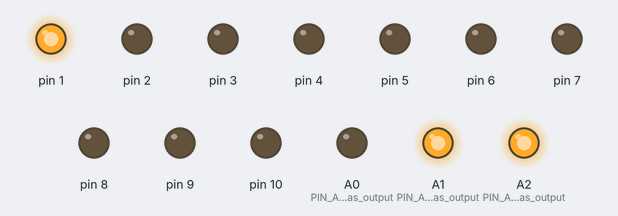
The sketch below on a simulated Arduino Uno, built with avr-gcc and run on an emulated ATmega328P. Shown: output pins drawn as LEDs (lit = HIGH).

Above: at 0.1 s.
At 2.1 s:
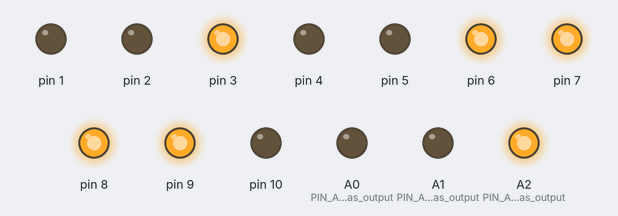
At 4.5 s:
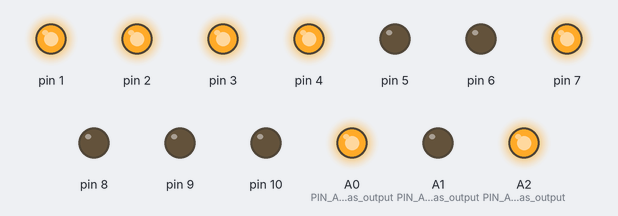
At 6.7 s:
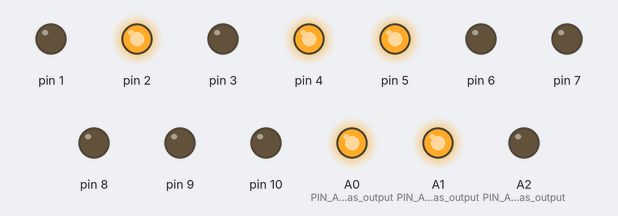
At 9.1 s:
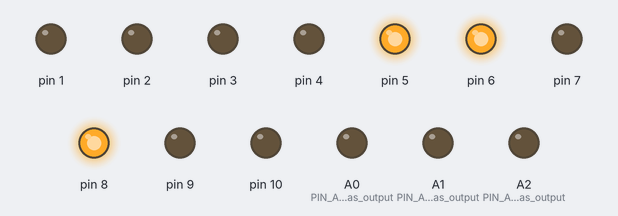
At 18.3 s:
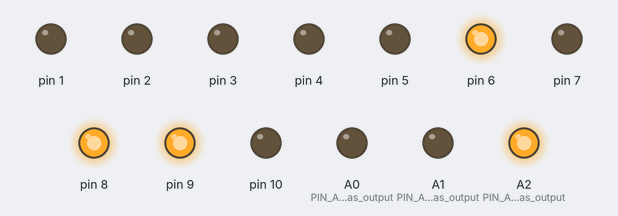
Timing chart, 0 to 18.6 s (numbered marks = the images above):
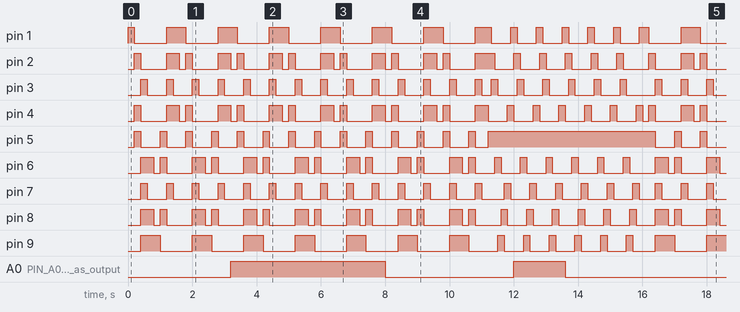

Measured:
- by itself, pin 1–6, pin 9: moves between LOW and HIGH, repeating every 16.0 s
- by itself, pin 7: moves between LOW and HIGH, repeating every 5.6 s
- by itself, pin 8: moves between LOW and HIGH, repeating every 12.8 s
- by itself, A0 (PIN_A0_set_as_output): LOW → HIGH at 3.2 s, → LOW 4.8 s later, → HIGH 4.0 s later, → LOW 1.6 s later, … (9 changes in this stretch)
- by itself, A2 (PIN_A2_set_as_output): repeats every 16.0 s: LOW 6.4 s, HIGH 1.6 s, LOW 3.2 s, HIGH 4.8 s
- by itself, A1 (PIN_A1_set_as_output): repeats every 16.0 s: LOW 4.8 s, HIGH 1.6 s, LOW 3.2 s, HIGH 0.80 s, LOW 0.80 s, HIGH 0.80 s, LOW 2.4 s, HIGH 1.6 s

The sketch:

Just_wave_and_spin_boys.ino
```cpp
void setup() {
  for (int i = 1; i <= 10; i++) {
    pinMode(i, OUTPUT); // PINS 2-10 are set as output
  }
  pinMode(A0, OUTPUT); // PIN A0 set as output
  pinMode(A1, OUTPUT); // PIN A1 set as output
  pinMode(A2, OUTPUT); // PIN A2 set as output
}

int wave[8][5] {{2}, {3,5,6}, {4,7,10,9,8}, {7,10,9}, {10}, {7,6,9}, {8,5,2,3,4}, {5,2,3}};

void loop() {

  //WAVE
 for (int i = 1; i <= 7; i++) {
   switch(i) {
      case 1:
      digitalWrite(A0, LOW); // layer 1 of cube is enabled
      digitalWrite(A1, HIGH); // layer 2 of cube is disabled
      digitalWrite(A2, HIGH); // layer 3 of cube is disabled
      break;

      case 2:
      digitalWrite(A0, LOW); // layer 1 of cube is enabled
      digitalWrite(A1, LOW); // layer 2 of cube is enabled
      digitalWrite(A2, HIGH); // layer 3 of cube is disabled
      break;

      case 3:
      digitalWrite(A0, HIGH); // layer 1 of cube is disabled
      digitalWrite(A1, LOW); // layer 2 of cube is enabled
      digitalWrite(A2, HIGH); // layer 3 of cube is disabled
      break;

      case 4:
      digitalWrite(A0, HIGH); // layer 1 of cube is disabled
      digitalWrite(A1, LOW); // layer 2 of cube is enabled
      digitalWrite(A2, LOW); // layer 3 of cube is enabled
      break;

      case 5:
      digitalWrite(A0, HIGH); // layer 1 of cube is disabled
      digitalWrite(A1, HIGH); // layer 2 of cube is disabled
      digitalWrite(A2, LOW); // layer 3 of cube is enabled
      break;

      default:
      digitalWrite(A0, LOW); // layer 1 of cube is disabled
      digitalWrite(A1, LOW); // layer 2 of cube is disabled
      digitalWrite(A2, LOW); // layer 3 of cube is enabled
      break;
    }

    for(int x = 0; x < 8; x++) {

      for(int y = 0; y < 5; y++) {
        digitalWrite(wave[x][y] - 1, HIGH);
      }

      delay(200);

      for(int y = 0; y < 5; y++) {
        digitalWrite(wave[x][y] - 1, LOW);
      }

    }
  }

  //SPINNY
  for (int x = 1; x <= 6; x++) {
    switch(x) {
      case 1:
      digitalWrite(A0, LOW); // layer 1 of cube is enabled
      digitalWrite(A1, HIGH); // layer 2 of cube is disabled
      digitalWrite(A2, HIGH); // layer 3 of cube is disabled
      break;

      case 2:
      digitalWrite(A0, HIGH); // layer 1 of cube is enabled
      digitalWrite(A1, LOW); // layer 2 of cube is enabled
      digitalWrite(A2, HIGH); // layer 3 of cube is disabled
      break;

      case 3:
      digitalWrite(A0, HIGH); // layer 1 of cube is disabled
      digitalWrite(A1, HIGH); // layer 2 of cube is enabled
      digitalWrite(A2, LOW); // layer 3 of cube is enabled
      break;

      default:
      digitalWrite(A0, LOW); // layer 1 of cube is disabled
      digitalWrite(A1, LOW); // layer 2 of cube is disabled
      digitalWrite(A2, LOW); // layer 3 of cube is enabled
      break;
    }


    //ROUND 1
    digitalWrite(1, HIGH);
    digitalWrite(2, HIGH);
    digitalWrite(5, HIGH);
    delay(100);
    digitalWrite(1, LOW);
    digitalWrite(2, LOW);


    //ROUND 2
    // digitalWrite(2, HIGH);
    // digitalWrite(1, HIGH);
    // delay(100);
    // digitalWrite(2, LOW);
    // digitalWrite(1, LOW);


    //ROUND 3
    digitalWrite(3, HIGH);
    digitalWrite(2, HIGH);
    delay(100);
    digitalWrite(3, LOW);
    digitalWrite(2, LOW);


    //ROUND 4
    digitalWrite(6, HIGH);
    digitalWrite(3, HIGH);
    delay(100);
    digitalWrite(6, LOW);
    digitalWrite(3, LOW);


    //ROUND 5
    digitalWrite(9, HIGH);
    digitalWrite(6, HIGH);
    delay(100);
    digitalWrite(9, LOW);
    digitalWrite(6, LOW);


    //ROUND 6
    digitalWrite(8, HIGH);
    digitalWrite(9, HIGH);
    delay(100);
    digitalWrite(8, LOW);
    digitalWrite(9, LOW);


    //ROUND 7
    digitalWrite(7, HIGH);
    digitalWrite(8, HIGH);
    delay(100);
    digitalWrite(7, LOW);
    digitalWrite(8, LOW);


    //ROUND 8
    digitalWrite(4, HIGH);
    digitalWrite(7, HIGH);
    delay(100);
    digitalWrite(4, LOW);
    digitalWrite(7, LOW);

    //ROUND 9
    digitalWrite(1, HIGH);
    digitalWrite(4, HIGH);
    delay(100);
    digitalWrite(1, LOW);
    digitalWrite(4, LOW);
  }
}
```

flash.ino
```cpp

```
